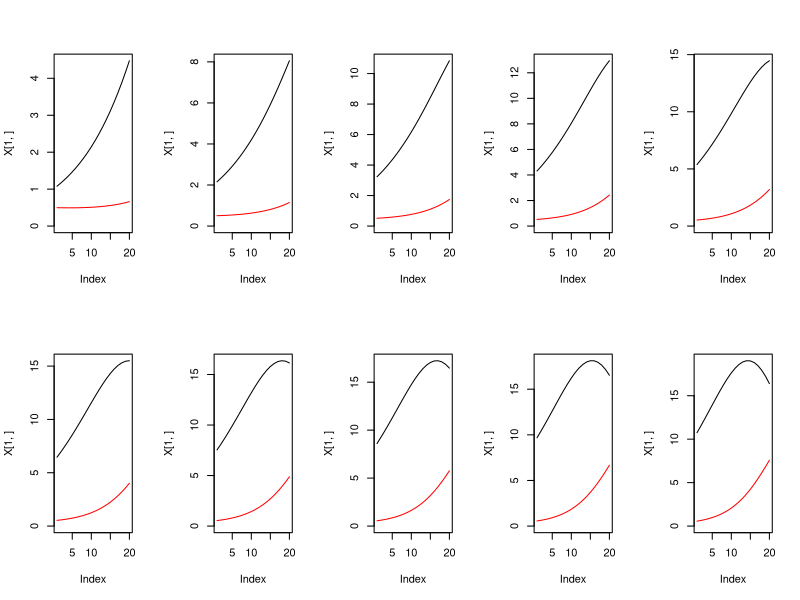
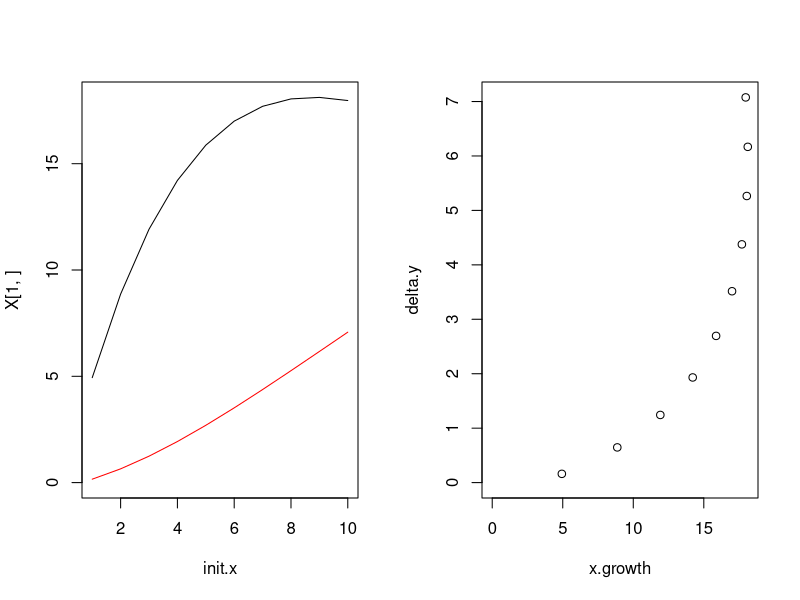

Write R code to recreate these figures, in order.
trajectory <- function(x.init, y.init, r, K, q, a, c, m, Tmax){
	
	x <- x.init
	y <- y.init
	
	X <- matrix(NA, 2, Tmax)
	for(t in 1:Tmax){
		x.next <- exp(r*(1 - x/K))*x - (1 - q)*a*max(0, x)*y^(2/3)
		y <- y + c*(1 - q)*a*max(0, x)*y^(2/3) - m
		x <- x.next
		
		X[,t] <- matrix(c(x,y),2,1)
	}	
	plot(X[1,], typ="l", ylim=c(0,max(X)))
	lines(X[2,], col="red")
}
trajectory <- Vectorize(trajectory)

growth <- function(x.init, y.init, r, K, q, a, c, m, Tmax){
	
	x <- x.init
	y <- y.init
	
	for(t in 1:Tmax){
		x.next <- exp(r*(1 - x/K))*x - (1 - q)*a*max(0, x)*y^(2/3)
		y <- y + c*(1 - q)*a*max(0, x)*y^(2/3) - m
		x <- x.next
	}	
	
	return(c(x.growth=exp(r*(1 - x/K))*x, delta.y=y - y.init))
}
growth <- Vectorize(growth)
#############################################################

x.init = 1
y.init = .5
r = .1
K = 200
q = 0
a = .04
c = .3
m = .01
Tmax = 20

# trajectories
par(mfrow=c(2,5))
trajectory(x.init = 1:10, y.init = y.init, r = r, K = K, q = q, a = a, c = c, m = m, Tmax = Tmax)


X <- growth(x.init = 1:10, y.init = y.init, r = r, K = K, q = q, a = a, c = c, m = m, Tmax = Tmax)

par(mfrow=c(1,2))
plot(X[1,], typ="l", ylim=c(0, max(X)), xlab="init.x")
lines(X[2,], col="red")

plot(t(X), xlim=c(0,max(X[1,])), ylim=c(0,max(X[2,])))